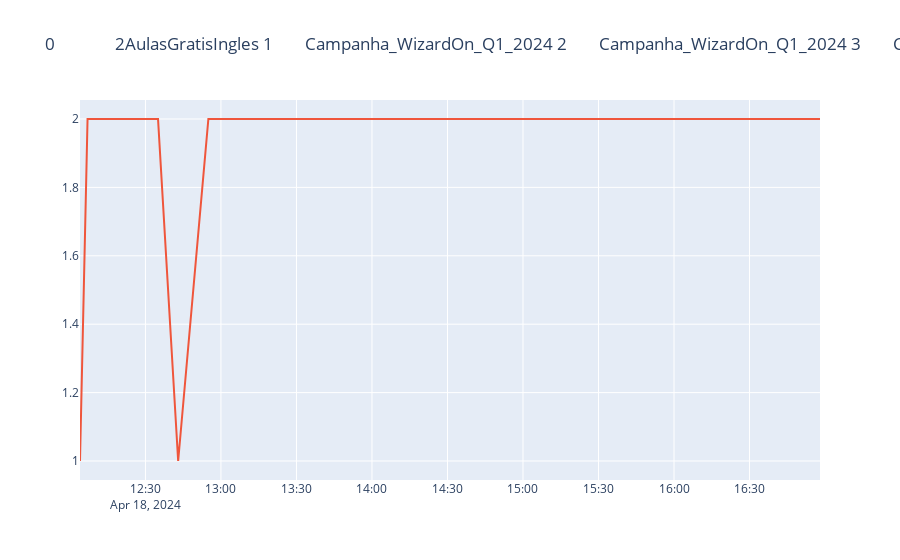

Source (notebook cell):
### Code cell
figura = px.line(title = f'{df_forms_hubstop['campanha']}')
figura.add_scatter(x = Y['Create Date'], y = Y['Number of Unique Forms Submitted'], name = 'Amostras')
figura.show()

### Figure 1 — Plotly figure (JSON) as saved in the notebook; plotly's stock layout.template omitted (floating-point values rounded to 4 significant figures)
{"data": [{"hovertemplate": "<extra></extra>", "legendgroup": "", "line": {"color": "#636efa", "dash": "solid"}, "marker": {"symbol": "circle"}, "mode": "lines", "name": "", "orientation": "v", "showlegend": false, "type": "scatter", "xaxis": "x", "yaxis": "y"}, {"name": "Amostras", "type": "scatter", "x": ["2024-04-18 16:03", "2024-04-18 15:34", "2024-04-18 15:31", "2024-04-18 15:29", "2024-04-18 15:20", "2024-04-18 15:15", "2024-04-18 15:04", "2024-04-18 14:59", "2024-04-18 14:07", "2024-04-18 14:03", "2024-04-18 14:03", "2024-04-18 14:01", "2024-04-18 14:00", "2024-04-18 13:50", "2024-04-18 13:33", "2024-04-18 16:58", "2024-04-18 16:49", "2024-04-18 16:46", "2024-04-18 16:39", "2024-04-18 16:33", "2024-04-18 13:28", "2024-04-18 13:15", "2024-04-18 13:09", "2024-04-18 12:55", "2024-04-18 12:43", "2024-04-18 12:35", "2024-04-18 12:11", "2024-04-18 12:08", "2024-04-18 12:07", "2024-04-18 12:04"], "y": [2, 2, 2, 2, 2, 2, 2, 2, 2, 2, 2, 2, 2, 2, 2, 2, 2, 2, 2, 2, 2, 2, 2, 2, 1, 2, 2, 2, 2, 1]}], "layout": {"legend": {"tracegroupgap": 0}, "title": {"text": "0               2AulasGratisIngles\n1        Campanha_WizardOn_Q1_2024\n2        Campanha_WizardOn_Q1_2024\n3        Campanha_WizardOn_Q1_2024\n4        Campanha_WizardOn_Q1_2024\n                   ...            \n52844                    Wizard_On\n52845                    Wizard_On\n52846                      Nenhuma\n52847                    Wizard_On\n52848                    Wizard_On\nName: campanha, Length: 52849, dtype: object"}, "xaxis": {"anchor": "y", "domain": [0, 1]}, "yaxis": {"anchor": "x", "domain": [0, 1]}}}
